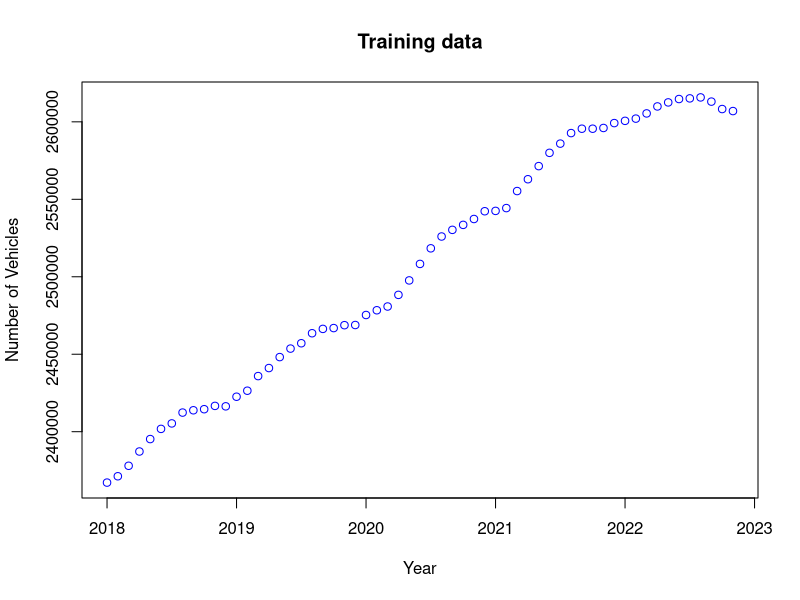
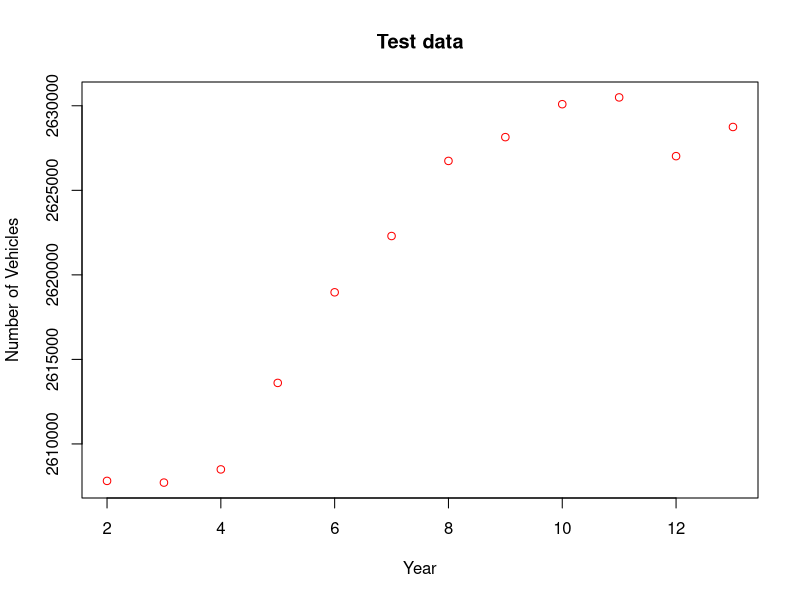
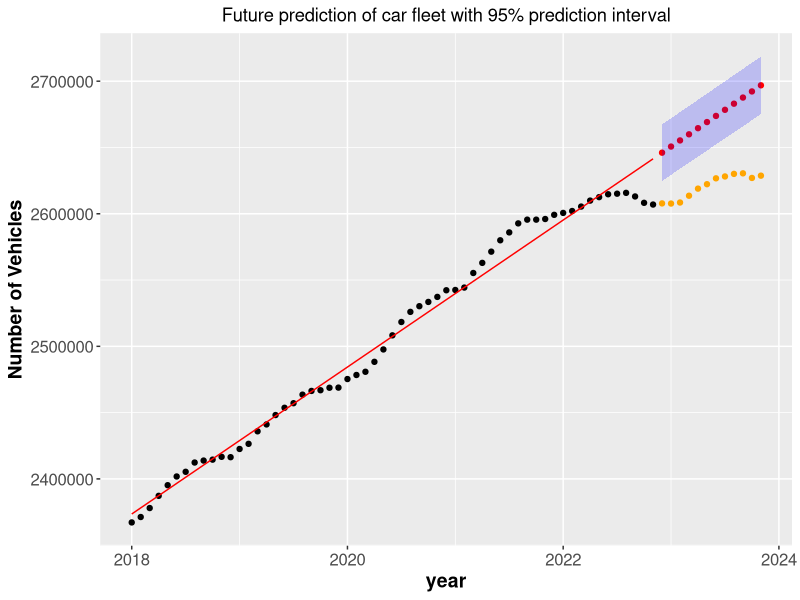
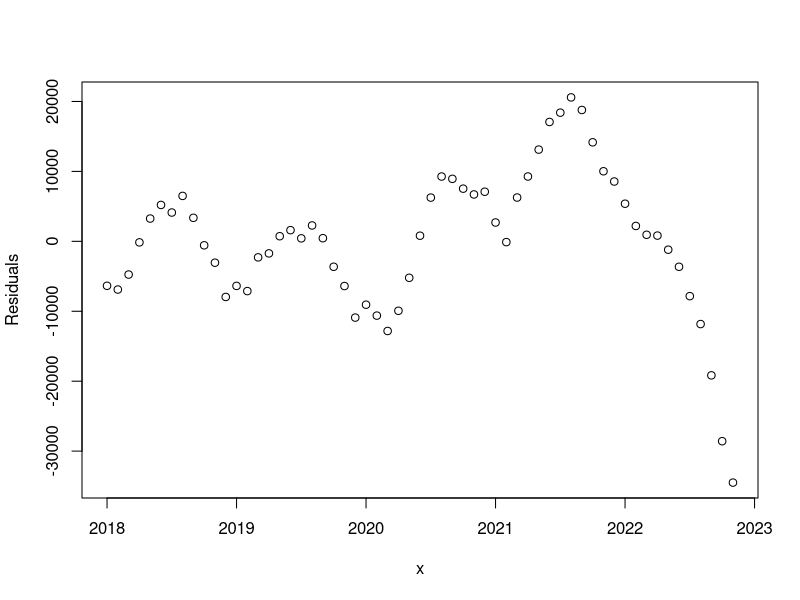
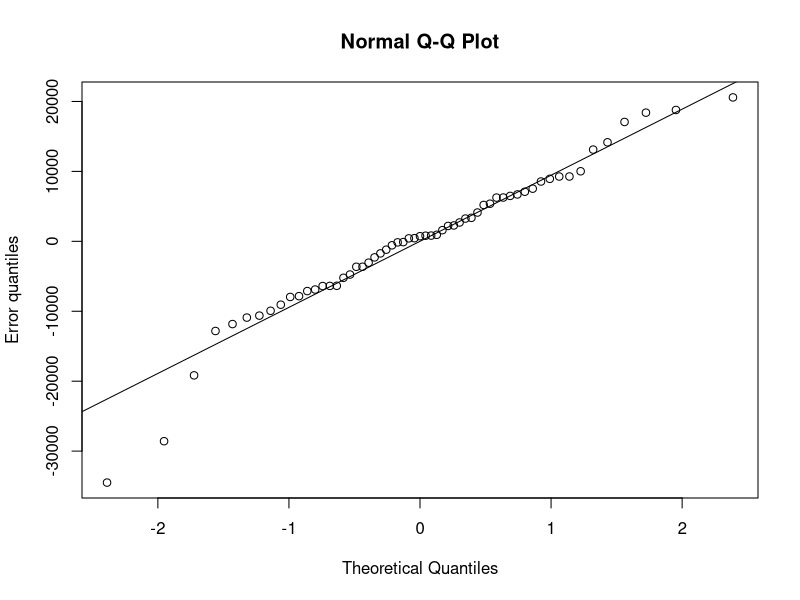
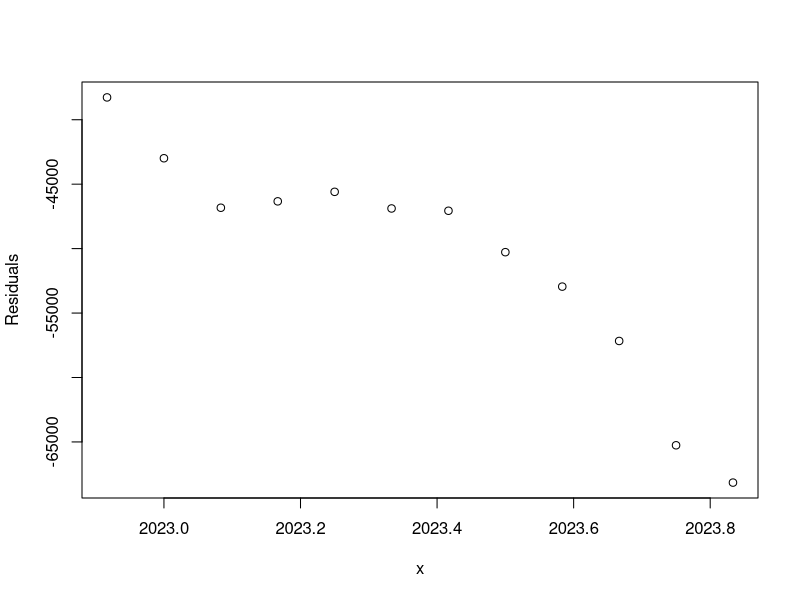
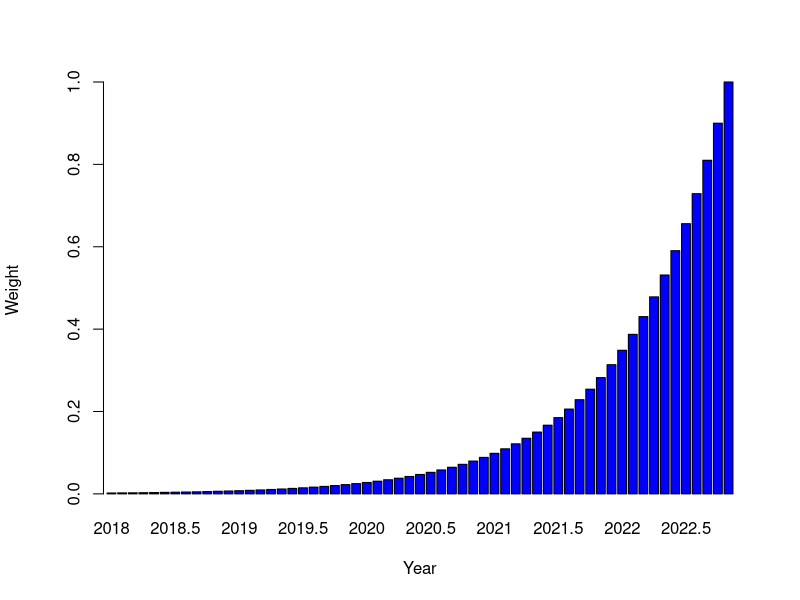
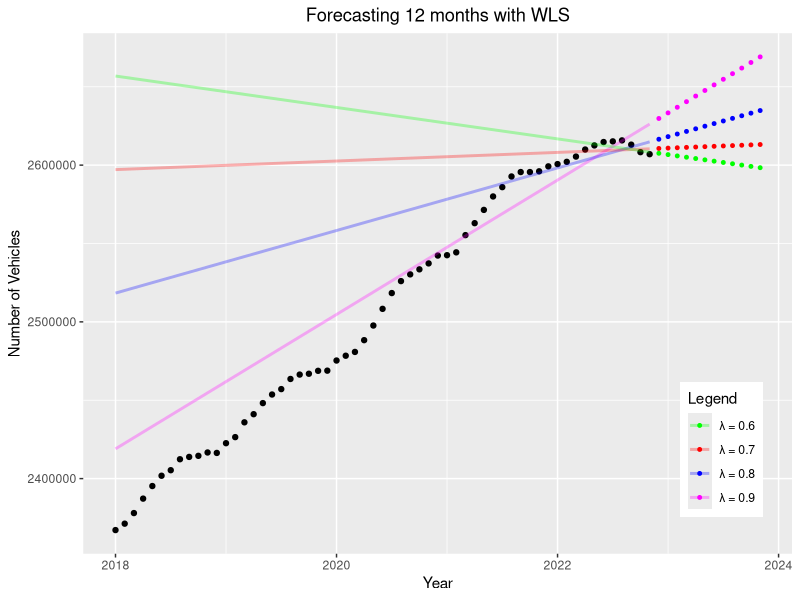

The R script that drew these images, in order:
# Required package to read excel
library("readxl")
library("ggplot2")

### DATA IMPORT ###
# Training Data
my_data <- read_excel("Assignment 1/DST_BIL54_train.xlsx")
# my_data <- read_excel("/Users/thomastrosborg/Desktop/Uni/Master/1. semester/Time Series Analysis/git/Assignment 1/DST_BIL54_train.xlsx")
n_train <- length(my_data)
train <- unlist(my_data[1, 2:n_train])
x <- seq(2018, 2022 + 10 / 12, by = 1 / 12)
n <- length(x)
y_train <- train

# Test Data
 my_data <- read_excel("Assignment 1/DST_BIL54_test.xlsx")
#my_data <- read_excel("/Users/thomastrosborg/Desktop/Uni/Master/1. semester/Time Series Analysis/git/Assignment 1/DST_BIL54_test.xlsx")
n_test <- length(my_data)
test <- unlist(my_data[1, 2:n_test])


##### Q1 #####
plot(x, train, col = "blue", title("Training data"), xlab="Year", ylab="Number of Vehicles")

plot(2:n_test, test, col = "red", title("Test data"), xlab="Year", ylab="Number of Vehicles")




##### Q2 #####
# Q2.1
ones <- rep(1, length(x))
x_ols <- cbind(ones, x)
theta <- solve(t(x_ols) %*% x_ols) %*% t(x_ols) %*% train

y_hat <- x_ols %*% theta
#plot(x, y_hat, col = "blue", title("Training data - OLS estimate"))
print(theta)

# Error, squared errors and residual variance estimate
error <- train - y_hat
RSS_ols <- t(error) %*% error
sigma2 <- as.numeric(RSS_ols) / (n_train - length(theta))

# Variance and std of estimated errors
v_ols <- sigma2 * solve(t(x_ols) %*% x_ols)
s_ols <- sqrt(diag(v_ols))

# Make forecast for next 12 months
x_test <- seq(2022 + 11 / 12, 2023 + 10 / 12, by = 1 / 12)
x_forecast <- cbind(1, x_test)
y_forecast <- x_forecast %*% theta

# Confidence interval
alpha <- 0.05
vmatrix <- sigma2 * (1 + (x_forecast %*% solve(t(x_ols) %*% x_ols)) %*% t(x_forecast))

CI_lb <- y_forecast - qt(1 - alpha / 2, n_train - length(theta)) * sqrt(diag(vmatrix))
CI_ub <- y_forecast + qt(1 - alpha / 2, n_train - length(theta)) * sqrt(diag(vmatrix))

# Plot fitted model, training data, forecast and CI
df_train <- data.frame(year = x, y = train, y_hat = y_hat)
df_forecast <- data.frame(year = x_forecast[,2], y = test, yhat = y_forecast, CI_lb = CI_lb, CI_ub = CI_ub)


ggplot(df_train, aes(x = year, y=train), title("Prediction of car fleet")) +
  geom_point(col = "black") + 
  geom_line(aes(x = year, y=y_hat), col="red", size = 0.5) +
  geom_point(data = df_forecast, aes(x = year, y = yhat), col="red", size=1.5) +
  geom_point(data = df_forecast, aes(x = year, y = y), col="orange", size=1.5) +
  geom_ribbon(data=df_forecast, aes(x=year, ymin=CI_lb, ymax=CI_ub), inherit.aes=FALSE, alpha=0.2, fill="blue") +
  ggtitle("Future prediction of car fleet with 95% prediction interval") + ylab("Number of Vehicles") +
  theme(plot.title = element_text(hjust = 0.5), axis.text=element_text(size=12), axis.title=element_text(size=14,face="bold"))

# Residual of model on historic data, clearly not white noise
plot(x, error, ylab = "Residuals")

# QQ plot of residuals
qqnorm(error, ylab = "Error quantiles")
qqline(error)

# Test error, model overestimates car fleet
plot(x_forecast[, 2], test - y_forecast, ylab = "Residuals", xlab = "x")




##### Q3 #####

# 3.1
lambda <- 0.9
SIGMA_OLS <- diag(n)
SIGMA_WLS <- diag(n)
for (i in 1:n) {
  SIGMA_WLS[i,i] <- 1/lambda^(n-i)
}
print(SIGMA_WLS[55:59,55:59])
W_WLS <- solve(SIGMA_WLS)

# 3.2
weights <- lambda^((n-1):0)
# plot the weights:
p <- barplot(weights, names = x, col = "blue", xlab = "Year", ylab = "Weight", axes = FALSE)
axis(side = 2, pos = -0.2)

# 3.3
print(sum(weights))

# 3.4
WLS <- solve(t(x_ols)%*%solve(SIGMA_WLS)%*%x_ols)%*%(t(x_ols)%*%solve(SIGMA_WLS)%*%y_train)
print(WLS)

# 3.5
y_wls <- x_test
lambdas <- c(0.9, 0.8, 0.7, 0.6)
df_forecast_wls <- data.frame(year = x_forecast[,2])
frame_names <- c('l09', 'l08', 'l07', 'l06')
df_forecast_wls[frame_names] <- NA

df_train[frame_names] <- NA

for (j in 1:length(lambdas)) {
  lambda = lambdas[j]
  for (i in 1:n) {
    SIGMA_WLS[i,i] <- 1/lambda^(n-i)
  }
  WLS <- solve(t(x_ols)%*%solve(SIGMA_WLS)%*%x_ols)%*%(t(x_ols)%*%solve(SIGMA_WLS)%*%y_train)
  y_pred <- x_forecast %*% WLS
  df_forecast_wls[frame_names[j]] <- y_pred
  df_train[frame_names[j]] <- x_ols %*% WLS
  print(WLS)
}

colors <- c("magenta", "blue", "red", "green")

ggplot(df_train, aes(x = year, y=train, colour='black')) +
  geom_point(col = "black") +
  geom_point(data=df_forecast_wls, aes(x=year, y=l09, colour="n9"), size=1)+
  geom_point(data=df_forecast_wls, aes(x=year, y=l08, colour="n8"), size=1)+
  geom_point(data=df_forecast_wls, aes(x=year, y=l07, colour="n7"), size=1)+
  geom_point(data=df_forecast_wls, aes(x=year, y=l06, colour="n6"), size=1)+
  geom_line(data=df_train, aes(x=year, y=l09, colour="n9"),linewidth=1, alpha=0.3)+
  geom_line(data=df_train, aes(x=year, y=l08, colour="n8"),linewidth=1, alpha=0.3)+
  geom_line(data=df_train, aes(x=year, y=l07, colour="n7"),linewidth=1, alpha=0.3)+
  geom_line(data=df_train, aes(x=year, y=l06, colour="n6"),linewidth=1, alpha=0.3)+
  theme(legend.position = c(0.9, 0.2), plot.title = element_text(hjust = 0.5)) +
  scale_color_manual(values = c(n9 = colors[1], n8 = colors[2], n7 = colors[3], n6 = colors[4]),
                     labels = c(n9 = "\u03bb = 0.9", n8 = "\u03bb = 0.8", n7 = "\u03bb = 0.7", n6 = "\u03bb = 0.6")) +
  labs(y= "Number of Vehicles", x = "Year", title = "Forecasting 12 months with WLS", color = "Legend")
  
# 3.6


##### Q4 #####

# 4.1 
f <- function(j) rbind(1, j)
L <- matrix(c(1.,0., 1.,1.),
            byrow=TRUE, nrow=2)
Linv <- solve(L) 

# 4.2
i <- 1
F_N <-  (lambda^0) * f(0)%*%t(f(0))
h_N <-  (lambda^0) * f(0) * y_train[i]

# 4.3
# Using lambda = 0.9 update FN and hN recursively and provide F10 and h10. We will
# not calculate predictions for these first 10 steps.
lambda <- 0.9
for (i in 2:10){
  F_N <- F_N + lambda^(i-1) * f(-(i-1)) %*% t(f(-(i-1)))  
  h_N <- lambda * Linv %*% h_N + f(0) * y_train[i]
  theta_N <- solve(F_N) %*% h_N
  
  yhat_N <- t(f(-(i-1):(59-i))) %*% theta_N
  plot_N <- ggplot(df_train, aes(x = year, y = y)) +
    geom_point() + 
    geom_point(data=df_train[1:i,], col="blue") + 
    geom_line(data=df_train[1:i,], aes(y=yhat_N[1:i]), col="blue") +
    #geom_line(aes(y=yhat_ols), col="red", linetype=2) + 
    #xlim(1980, 2005) + ylim(0,5.5) + 
    labs(y= "Number of Vehicles", x = "Year", title = paste0("N = ", i))
  
  print(plot_N)
}

# 4.4
# Now update the model recursively up to F59 and h59, while also calculating predictions at each
# step. You should calculate predictions for 1 month ahead, 6 months ahead and 12 months ahead.
# 4.5
#Plot the resulting 1-month, 6-month and 12-month prediction together with the training data.

idx_pred_1 <- seq(from = (11+1), to = 59, by = 1)
idx_pred_6 <- seq(from = (11+6), to = 59, by = 1)
idx_pred_12 <- seq(from = (11+12), to = 59, by = 1)

df_forecast_1m <- data.frame(year = x_ols[,2][idx_pred_1])
df_forecast_6m <- data.frame(year = x_ols[,2][idx_pred_6])
df_forecast_12m <- data.frame(year = x_ols[,2][idx_pred_12])
df_forecast_1m['values'] <- NA
df_forecast_6m['values'] <- NA
df_forecast_12m['values'] <- NA

for (i in 11:59){
  F_N <- F_N + lambda^(i-1) * f(-(i-1)) %*% t(f(-(i-1)))
  h_N <- lambda * Linv %*% h_N + f(0) * y_train[i] # y not found
  theta_N <- solve(F_N) %*% h_N
  
  yhat_N <- t(f(-(i-1):(59-i))) %*% theta_N
  df_forecast_1m[(i-10),'values'] <- yhat_N[(i+1)]
  df_forecast_6m[(i-10),'values'] <- yhat_N[(i+6)]
  df_forecast_12m[(i-10),'values'] <- yhat_N[(i+12)]
  #df_forecast_1m[(i-10),'values'] <- t(f(1)) %*% theta_N
  #df_forecast_6m[(i-10),'values'] <- t(f(6)) %*% theta_N
  #df_forecast_12m[(i-10),'values'] <- t(f(12)) %*% theta_N
}
colors <- c("blue", "red", "darkgreen")
ggplot(df_train, aes(x = year, y=train, colour='black')) +
  geom_line(col = "black") +
  geom_point(data=df_forecast_1m, aes(x=year, y=values, colour='n1'), size=0.7)+
  geom_point(data=df_forecast_6m, aes(x=year, y=values, colour='n2'), size=0.7)+
  geom_point(data=df_forecast_12m, aes(x=year, y=values, colour='n3'), size=0.7)+
  theme(plot.title = element_text(hjust = 0.5))+
  xlim(2018, 2023) + ylim(2350000,270000) +
  scale_color_manual(values = c(n1 = colors[1], n2 = colors[2], n3 = colors[3]),
    labels = c(n1 = "1 month", n2 = "6 months", n3 = "12 months")) +
    labs(y= "Number of Vehicles", x = "Year", title = "Forecasts with different forecast horizons", color = "Legend")


# 4.6 Repeat the iterative predictions for lambda = 0.55, 0.56, 0.57, ..., 0.95, and
# calculate the root-meansquare of the prediction errors for each forecast-horizon 
# (1 month, 6 months and 12 months) and for each value of lambda.
# Plot the root-mean-square of the prediction errors versus lambda for both 1 month, 6 months and 12
# months predictions.
df_forecast_1m <- data.frame(year = x_ols[,2][idx_pred_1])
df_forecast_6m <- data.frame(year = x_ols[,2][idx_pred_6])
df_forecast_12m <- data.frame(year = x_ols[,2][idx_pred_12])
df_forecast_1m['values'] <- NA
df_forecast_6m['values'] <- NA
df_forecast_12m['values'] <- NA

lambdas <- seq(from = 0.55, to = 0.95, by = 0.01)
df_prediction_errors <- data.frame(lambda = lambdas)
frame_names <- c('m1', 'm6', 'm12')
df_prediction_errors[frame_names] <- NA

for (j in 1:length(lambdas)) {
  lambda <- lambdas[j]
  i <- 1
  F_N <-  (lambda^0) * f(0)%*%t(f(0))
  h_N <-  (lambda^0) * f(0) * y_train[i]
  
  for (i in 2:59){
    F_N <- F_N + lambda^(i-1) * f(-(i-1)) %*% t(f(-(i-1)))
    h_N <- lambda * Linv %*% h_N + f(0) * y_train[i] 
    if (i > 10) {
      theta_N <- solve(F_N) %*% h_N
      
      yhat_N <- t(f(-(i-1):(59-i))) %*% theta_N
      df_forecast_1m[(i-10),'values'] <- yhat_N[(i+1)]
      df_forecast_6m[(i-10),'values'] <- yhat_N[(i+6)]
      df_forecast_12m[(i-10),'values'] <- yhat_N[(i+12)]
    }
  }
  df_prediction_errors[j,'m1'] <- sqrt(mean((y_train[(11+1):59] - df_forecast_1m[(1:(59-10-1)),'values'])^2))
  df_prediction_errors[j,'m6'] <- sqrt(mean((y_train[(11+6):59] - df_forecast_6m[(1:(59-10-6)),'values'])^2))
  df_prediction_errors[j,'m12'] <- sqrt(mean((y_train[(11+12):59] - df_forecast_12m[(1:(59-10-12)),'values'])^2))
}

ggplot()+ #df_prediction_errors, aes(x = lambda, y=m1, colour='n1'), size=1) +
  #geom_point() +
  geom_point(data=df_prediction_errors, aes(x=lambda, y=m1, colour='n1'), size=1)+
  geom_point(data=df_prediction_errors, aes(x=lambda, y=m6, colour='n2'), size=1)+
  geom_point(data=df_prediction_errors, aes(x=lambda, y=m12, colour='n3'), size=1)+
  theme(plot.title = element_text(hjust = 0.5))+
  xlim(0.55, 0.95) + ylim(0,30000) +
  scale_color_manual(values = c(n1 = colors[1], n2 = colors[2], n3 = colors[3]),
                     labels = c(n1 = "1 month", n2 = "6 months", n3 = "12 months")) +
  labs(y= "RMSE", x = "lambda", title = "RMSE for different values of lambda", color = "Legend")

# 4.7
idx_min_1m <- which.min(df_prediction_errors[,'m1'])
opt_lambda_1m <- lambdas[idx_min_1m]

# 4.8
idx_min_6m <- which.min(df_prediction_errors[,'m6'])
opt_lambda_6m <- lambdas[idx_min_6m]

# 4.9
idx_min_12m <- which.min(df_prediction_errors[,'m12'])
opt_lambda_12m <- lambdas[idx_min_12m]

opt_lambdas <- c(opt_lambda_1m, opt_lambda_6m, opt_lambda_12m)

# 4.10. 
# It would be problematic to make lambda as small as 0.5. Why is that?
# (hint: compare the sum of weights to the number of parameters).
lambda <- 0.5
weights <- lambda^((n-1):0)
print(sum(weights))
# = 2

# 4.11. 
#Compare the 1-month-ahead prediction with lambda = 0.55 to the naive persistence model
# (i.e. using only the last observation to predict 1 month ahead). 
# Which one is better?

lambda <- 0.55
i <- 1
F_N <-  (lambda^0) * f(0)%*%t(f(0))
h_N <-  (lambda^0) * f(0) * y_train[i]

for (i in 2:59){
  F_N <- F_N + lambda^(i-1) * f(-(i-1)) %*% t(f(-(i-1)))
  h_N <- lambda * Linv %*% h_N + f(0) * y_train[i]
  if (i > 10) {
    theta_N <- solve(F_N) %*% h_N

    yhat_N <- t(f(-(i-1):(59-i))) %*% theta_N
    df_forecast_1m[(i-10),'values'] <- yhat_N[(i+1)]
  }
}

df_persistence <- data.frame(year=df_train[12:59,'year'], values=df_train[11:58,'y'])

ggplot(df_train, aes(x=year, y=y)) +
  geom_line(colour='black') +
  geom_point(data=df_forecast_1m, aes(x=year, y=values, colour='n1'), size=0.7)+
  geom_point(data=df_persistence, aes(x=year, y=values, colour='n2'), size=0.7)+
  theme(plot.title = element_text(hjust = 0.5))+
  xlim(2018, 2023) + ylim(2350000,2650000) +
  scale_color_manual(values = c(n1 = colors[1], n2 = "magenta"),
                     labels = c(n1 = "1 month", n2 = "persistence")) +
  labs(y= "Number of Vehicles", x = "Year", title = "Comparison with persistence model", color = "Legend")

rmse_naive <- sqrt(mean((y_train[(11+1):59] - y_train[(11):58])^2))
# = 5330.434

# 4.12
# Now choose the best forecasts at time t = 59 of Yt for time t = 60, t = 65 and t = 71, i.e.
# ˆ Y59+1|59, ˆ Y59+6|59, and ˆ Y59+12|59 and plot them together with the training data AND the test
# data (i.e. 2nd data file).
df_pred <- data.frame(year = x_test[c(1,6,12)])
df_pred['values'] <- NA
l <- c(1,6,12)
for (k in 1:3) {
  lambda <- opt_lambdas[k]
  i <- 1
  F_N <-  (lambda^0) * f(0)%*%t(f(0))
  h_N <-  (lambda^0) * f(0) * y_train[i]

  for (i in 2:59){
    F_N <- F_N + lambda^(i-1) * f(-(i-1)) %*% t(f(-(i-1)))
    h_N <- lambda * Linv %*% h_N + f(0) * y_train[i]
  }
  theta_N <- solve(F_N) %*% h_N
  y_pred <- t(f(l[k])) %*% theta_N
  df_pred[k,'values'] <- y_pred
}

df_test <- data.frame(year = x_test, y = test)

ggplot(df_train, aes(x=year, y=y)) +
  geom_line(colour='black') +
  geom_point(data=df_test, aes(x=year, y=y, colour='n1'), size=0.5)+
  geom_point(data=df_pred, aes(x=year, y=values, colour='n2'), size=0.5)+
  theme(plot.title = element_text(hjust = 0.5))+
  xlim(2018, 2024) + ylim(2350000,2700000) +
  scale_color_manual(values = c(n1 = 'black', n2 = "magenta"),
                     labels = c(n1 = "Test data", n2 = "Forecast")) +
  labs(y= "Number of Vehicles", x = "Year", title = "Forecasts compared to test data", color = "Legend")
